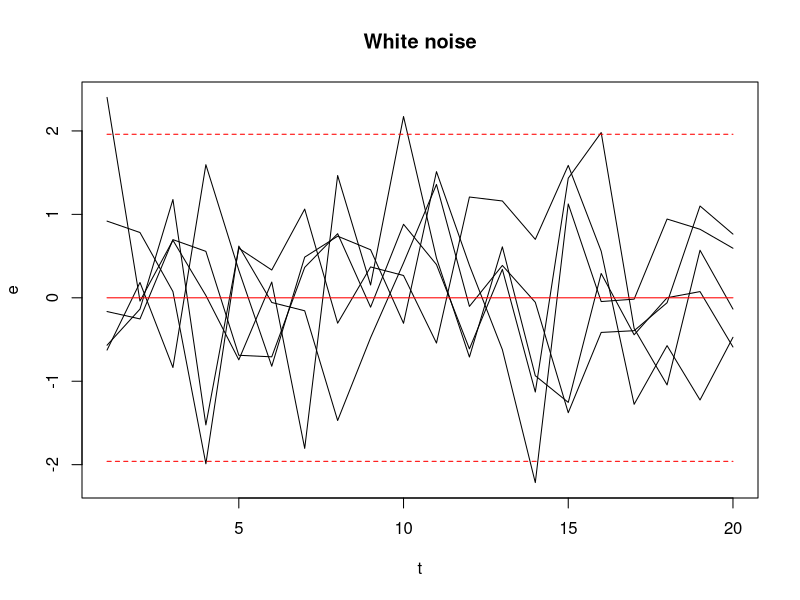
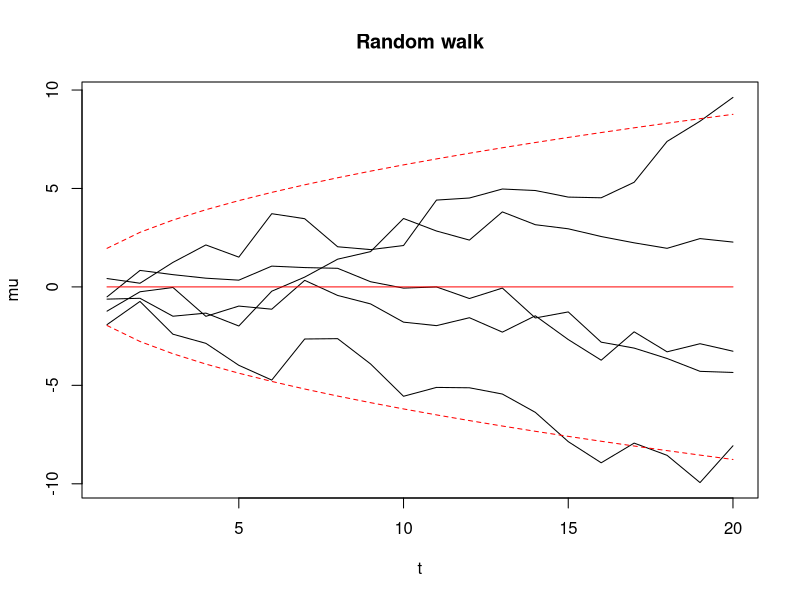
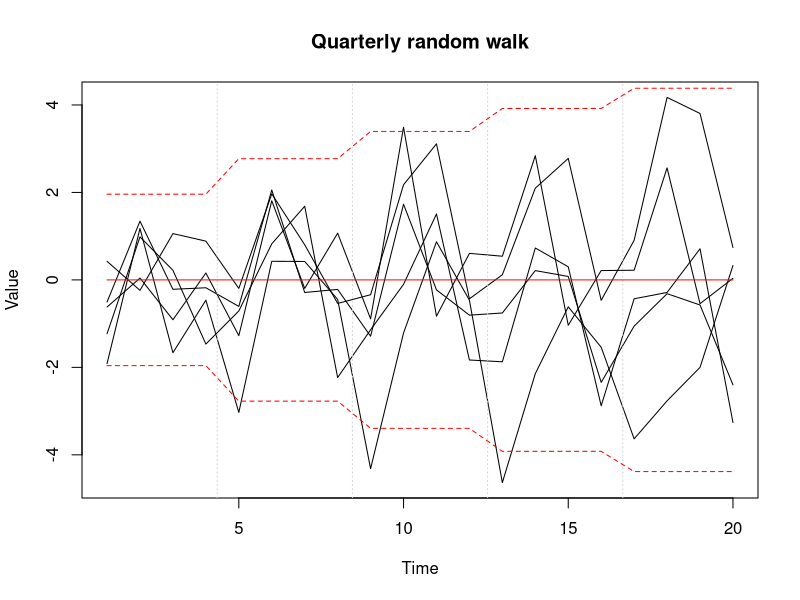
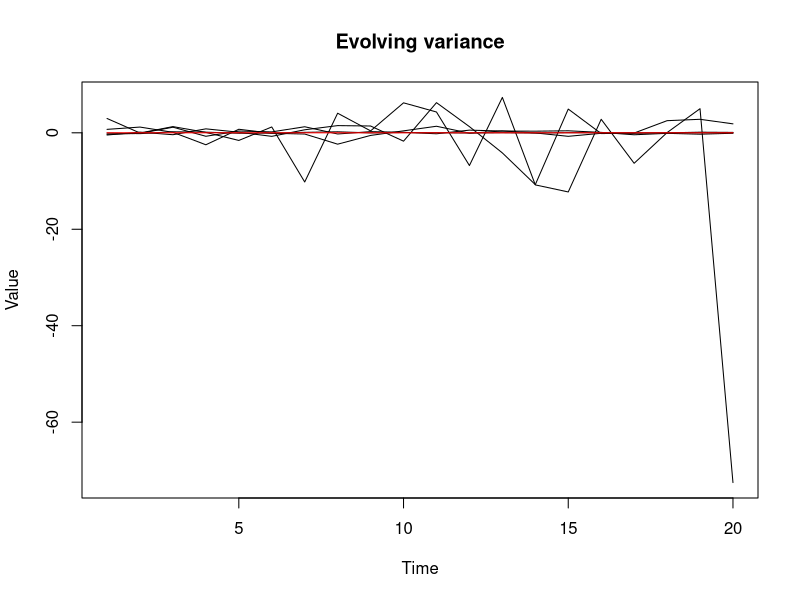
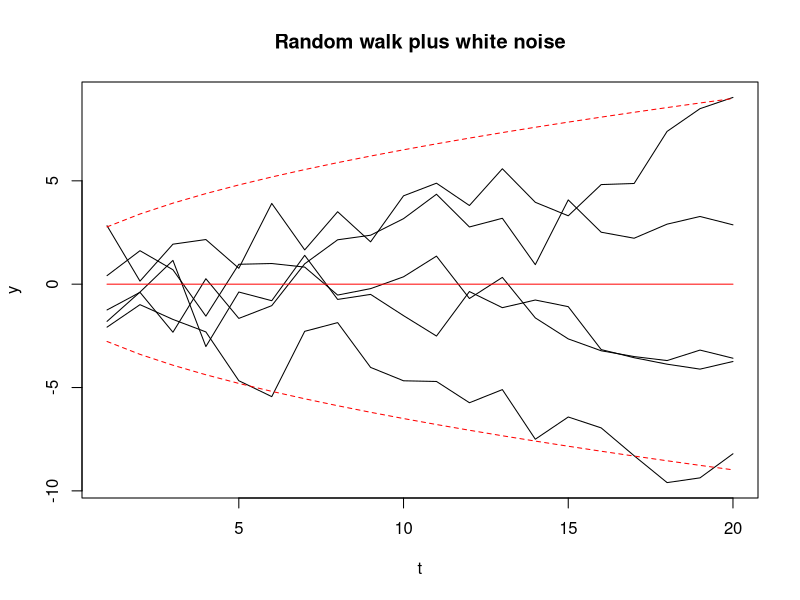
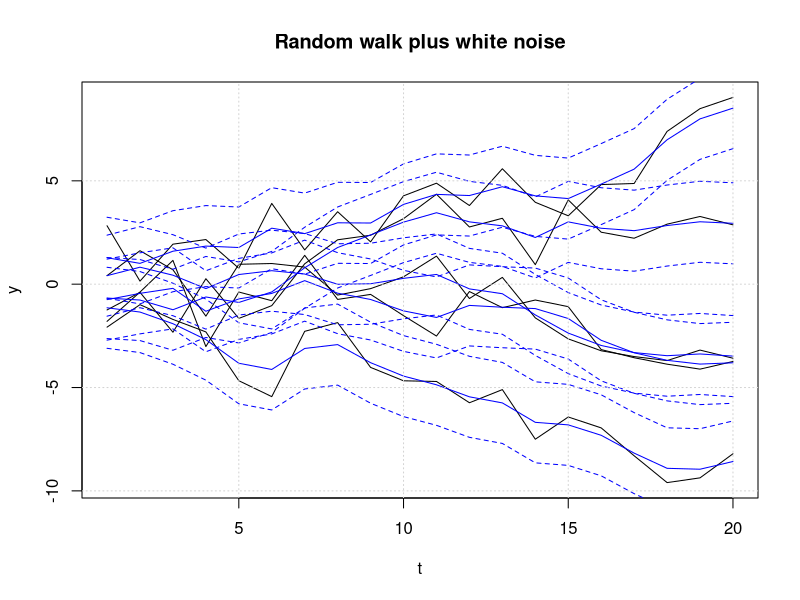

Recreate these plots in R, in order.
## ---- chunk 1
knitr::opts_chunk$set(echo = TRUE)
## ---- chunk 2
# Set simulation parameters
set.seed(1)
n_t <- 20
t <- 1:n_t
n_reals <- 5
n_samps <- n_t * n_reals
quants <- t(matrix(c(0, 1.96, -1.96), nrow = 3, ncol = n_t))
q_lty <- c(1, 2, 2)

# Simulate white noise
e <- matrix(rnorm(n_samps), nrow = n_t)

# Plot it
matplot(t, e, type = 'l', main = "White noise", col = 1, lty = 1)
matlines(t, quants, col = 'red', lty = q_lty)
## ---- chunk 3
# Simulate random walk 
a <- matrix(rnorm(n_samps), nrow = n_t)
mu <- apply(a, 2, cumsum)

# Plot it
matplot(t, mu, type = 'l', main = "Random walk", col = 1, lty = 1)
matlines(t, quants * sqrt(t), col = 'red', lty = q_lty)
## ---- chunk 4
# Simulate quarterly random walk 
mu_q <- apply(a, 2, function(column) 
  as.vector(t(apply(matrix(column, ncol = 4, byrow = T), 2, cumsum))))

# Plot it
matplot(mu_q, type = 'l', xlab = "Time", ylab = "Value",
        main = "Quarterly random walk", col = 1, lty = 1)
grid(nx = n_t / 4, ny = NA)
matlines(t, quants * sqrt(ceiling(t / 4)), col = 'red', lty = q_lty)
## ---- chunk 5
# Simulate evolvng variance
h <- mu
y_v <- exp(h / 2) * e

# Plot it
matplot(y_v, type = 'l', xlab = "Time", ylab = "Value",
        main = "Evolving variance", col = 1, lty = 1)
lines(rep(0, n_t), col = 'red')
## ---- chunk 6
# Simulate and plot random walk plus white noise
y <- mu + e
matplot(t, y, type = 'l', main = "Random walk plus white noise", col = 1, 
        lty = 1)
matlines(t, quants * sqrt(t + 1), col = 'red', lty = q_lty)
## ---- chunk 7
# Compute filter given all samples for each realization
D <- diag(n_t)
D[cbind(2:n_t, 1:(n_t - 1))] <- -1
var_x_t <- solve(D) %*% solve(t(D))
E_x_given_y <- var_x_t %*% solve(var_x_t + diag(n_t)) %*% y

# Plot it
matplot(t, y, type = 'l', main = "Random walk plus white noise", col = 1, 
        lty = 1)
quant_reps <- matrix(rep(c(0, 1.96, -1.96), each = n_samps), nrow = n_t)
filt_quants <- matrix(E_x_given_y, nrow = n_t, ncol = n_reals * 3)
matlines(t, filt_quants + quant_reps, col = 'blue', lty = rep(q_lty, each = n_reals))
grid()
# CI's look a bit wide but it's hard to tell, might be OK
